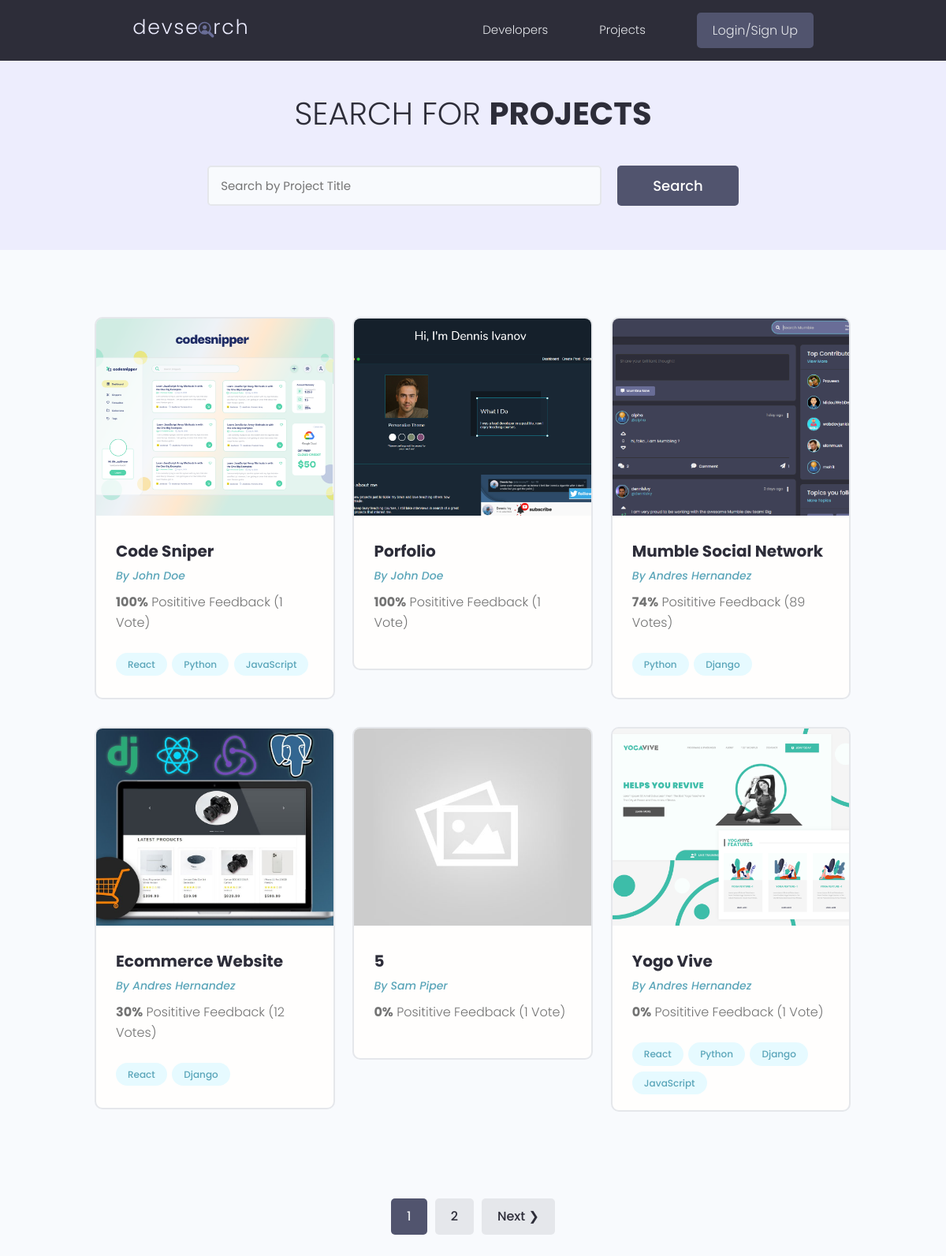
The page /projects/ on the database as committed earlier.
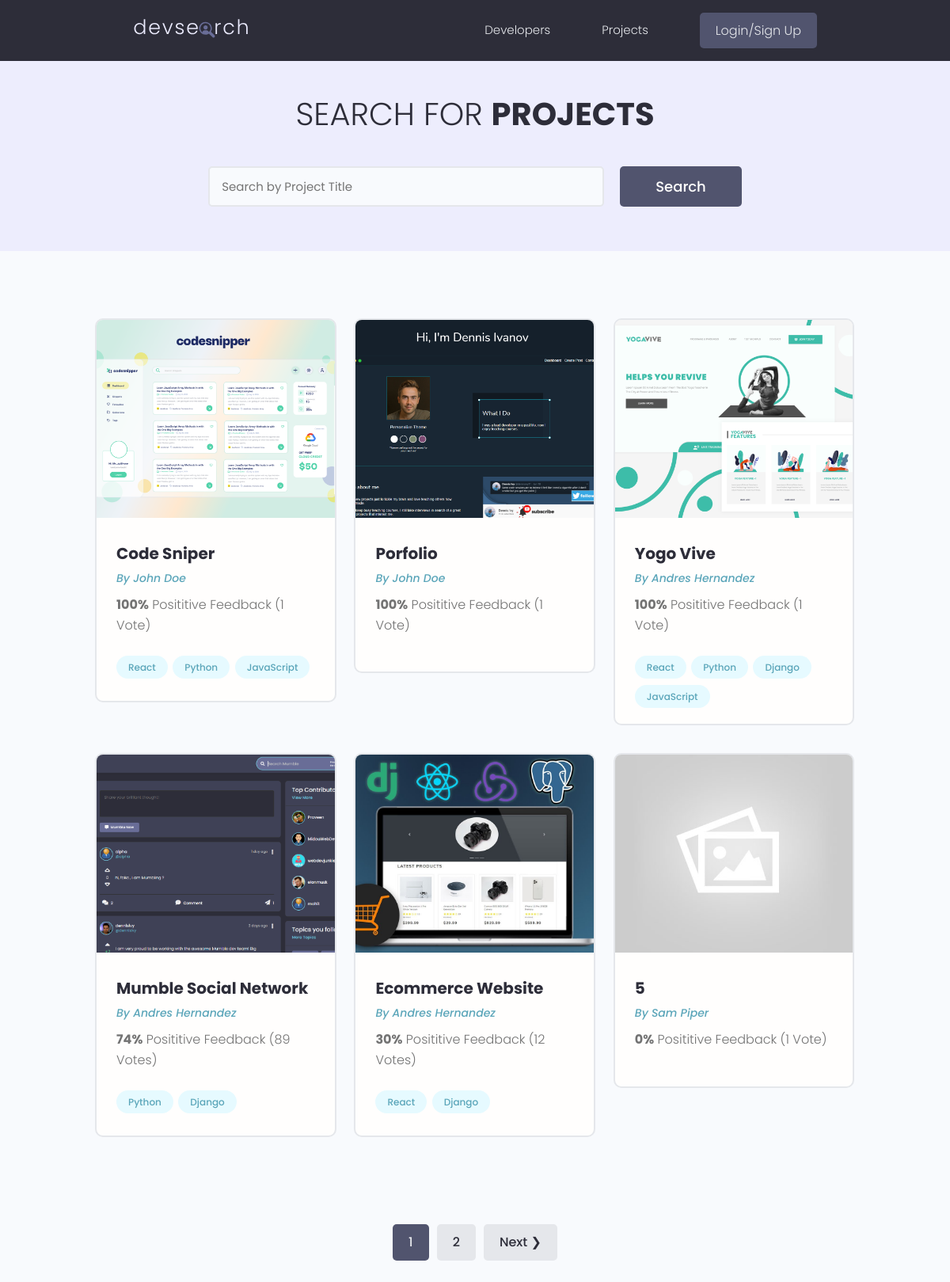
The same page on the database as committed later.
### projects/models.py (models this page shows, shortened)
class Project(models.Model):
    owner = models.ForeignKey(Profile, null=True, blank=True, on_delete=models.CASCADE)
    title = models.CharField(max_length=200)
    description = models.TextField(null=True, blank=True) # null is for the DB and blank is for the
    featured_image = models.ImageField(null=True, blank=True, upload_to='projects/', default="default.jpg")
    demo_link = models.CharField(max_length=2000, null=True, blank=True)
    source_link = models.CharField(max_length=2000, null=True, blank=True)
    tags = models.ManyToManyField('Tag', blank=True)
    vote_total = models.IntegerField(default=0, null=True, blank=True)
    vote_ratio = models.IntegerField(default=0, null=True, blank=True)
    created = models.DateTimeField(auto_now_add=True)
    id = models.UUIDField(default=uuid.uuid4, unique=True, primary_key=True, editable=False)
    class Meta:
        ordering = ['-vote_ratio', '-vote_total', 'title']
    @property
    def imageUrl(self):
        try:
            url = self.featured_image.url
        except:
            url = ''
        return url

class Tag(models.Model):
    name = models.CharField(max_length=200)
    created = models.DateTimeField(auto_now_add=True)
    id = models.UUIDField(default=uuid.uuid4, unique=True, primary_key=True, editable=False)
    def __str__(self) -> str:
        return self.name

### users/models.py (models this page shows, shortened)
class Profile(models.Model):
    user = models.OneToOneField(User, on_delete=models.CASCADE, null=True, blank=True)
    name = models.CharField(max_length=200, blank=True, null=True)
    email = models.EmailField(max_length=300, blank=True, null=True)
    username = models.CharField(max_length=200, blank=True, null=True)
    location = models.CharField(max_length=200, blank=True, null=True)
    short_intro = models.CharField(max_length=200, blank=True, null=True)
    bio = models.TextField(blank=True, null=True)
    profile_image = models.ImageField(null=True, blank=True, upload_to= 'profiles/', default='profiles/user-default.png')
    social_github = models.CharField(max_length=200, blank=True, null=True)
    social_twitter = models.CharField(max_length=200, blank=True, null=True)
    social_linkedin = models.CharField(max_length=200, blank=True, null=True)
    social_youtube = models.CharField(max_length=200, blank=True, null=True)
    social_website = models.CharField(max_length=200, blank=True, null=True)
    created = models.DateTimeField(auto_now_add=True)
    id = models.UUIDField(default=uuid.uuid4, unique=True, primary_key=True, editable=False)
    class Meta:
        ordering = ['-created']

### projects/views.py (the view)
# urls.py: path('projects/', views.getProjects),
def projects(request):
    projects, search_query = searchProjects(request)
    custom_range, projects = paginateProjects(request, projects, 6)
    context = {
        'projects': projects, 'search_query':search_query, 'custom_range': custom_range
        }
    return render(request, 'projects/projects.html', context )

### projects/utils.py (called while the page is built)
def paginateProjects(request, projects, results):
    page = request.GET.get('page')
    paginator = Paginator(projects, results)
    try:
        projects = paginator.page(page)
    except PageNotAnInteger:
        page = 1
        projects = paginator.page(page)
    except EmptyPage:
        page = paginator.num_pages
        projects = paginator.page(page)
    leftIndex = (int(page) - 1)
    rightIndex = (int(page) + 2)
    if leftIndex < 1: leftIndex = 1
    if rightIndex > paginator.num_pages: rightIndex = paginator.num_pages + 1
    custom_range = range(leftIndex, rightIndex)
    return custom_range, projects

def searchProjects(request):
    search_query = ''
    if request.GET.get('search_query'):
        search_query = request.GET.get('search_query')
    tags = Tag.objects.filter(name__icontains=search_query)
    projects = Project.objects.distinct().filter(
        Q(title__icontains=search_query) |
        Q(description__icontains=search_query) |
        Q(owner__name__icontains=search_query) |
        Q(tags__in=tags)
    )
    return projects, search_query

### projects/templates/projects/projects.html (shortened to what this page needs)
{% extends 'main.html' %}
{% block content %}
<main class="projects">
   <section class="hero-section text-center">
     <div class="container container--narrow">
       <div class="hero-section__box">
         <h2>Search for <span>Projects</span></h2>
       </div>
       <div class="hero-section__search">
         <form class="form" id="searchForm" action="{% url 'projects' %}" method="get">
           <div class="form__field">
             <input class="input input--text" id="formInput#search" type="text" name="search_query"
             value="{{search_query}}"  placeholder="Search by Project Title" />
           </div>
           <input class="btn btn--sub btn--lg" type="submit" value="Search" />
         </form>
       </div>
     </div>
   </section>
   <section class="projectsList">
     <div class="container">
       <div class="grid grid--three">
         {% for project in projects %}
         <div class="column">
           <div class="card project">
             <a href="{% url 'project' project.id %}" class="project">
               <img class="project__thumbnail" src="{{ project.imageUrl }}" alt="project thumbnail" />
               <div class="card__body">
                 <h3 class="project__title">{{ project.title }}</h3>
                 <p><a class="project__author" href="{% url 'user-profile' project.owner.id %}">By {{ project.owner.name }}</a></p>
                 <p class="project--rating">
                   <span style="font-weight: bold;">{{ project.vote_ratio}}%</span> Posititive
                   Feedback ({{ project.vote_total }} Vote{{ project.vote_total | pluralize:"s" }})
                 </p>
                 <div class="project__tags">
                    {% for tag in project.tags.all %}
                   <span class="tag tag--pill tag--main">
                     <small>{{ tag }}</small>
                   </span>
                   {% endfor %}
                 </div>
               </div>
             </a>
           </div>
         </div>
         {% endfor %}
       </div>
     </div>
   </section>
  {% include 'pagination.html' with queryset=projects custom_range=custom_range %}
 </main>
{% endblock content %}

Rows that differ between the two databases and show on the page:
changed Project "Yogo Vive": vote_ratio "0" → "100"; moves up the list
